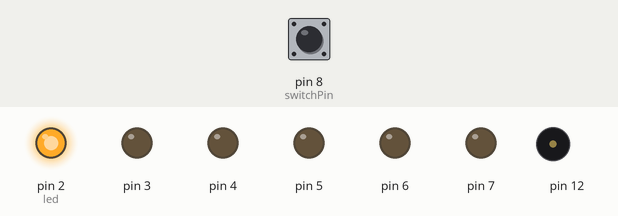
The sketch below on a simulated Arduino Uno, built with avr-gcc and run on an emulated ATmega328P. Parts: output pins drawn as LEDs (lit = HIGH), buzzer (waves = sounding). The test bench sets the inputs (shaded band); at power-on: pin 8 (switchPin) HIGH. Pins used as bus, display or sensor lines are not drawn.

Above: at 1.2 s.
1.3 s: pin 8 (switchPin) pulled LOW for 0.15 s
At 2.2 s:
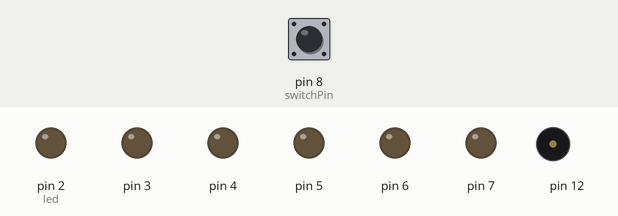
4.4 s: pin 8 (switchPin) pulled HIGH for 0.15 s
At 7.3 s:
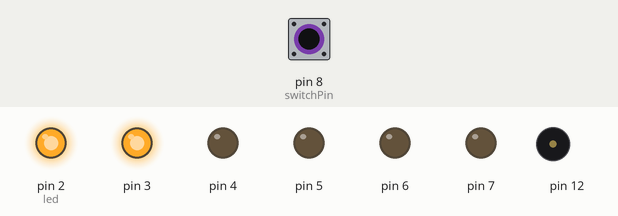
7.5 s: pin 8 (switchPin) pulled HIGH for 1 s
At 15.6 s:
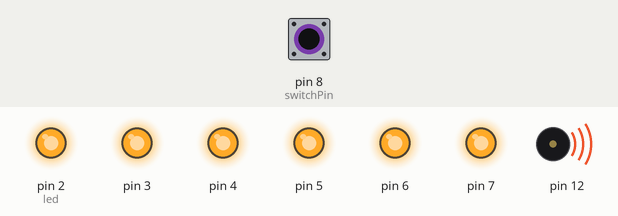
Timing chart, 0 to 17.1 s (numbered marks = the images above; inputs shaded):
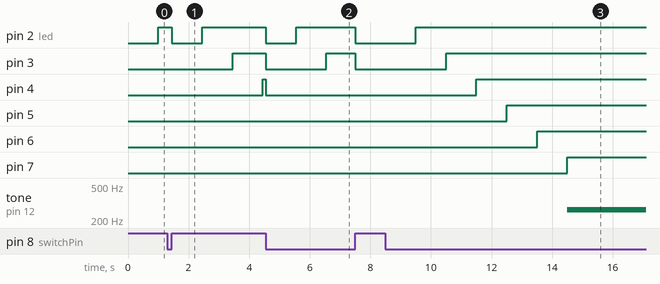

Measured:
- after the input at 1.3 s, pin 2 (led): HIGH → LOW after 0.15 s, → HIGH 1.0 s later; pin 3: LOW → HIGH after 2.2 s instead of 0.70 s; pin 4: stays LOW (without the input it goes to HIGH after 1.7 s); pin 5: stays LOW (without the input it goes to HIGH after 2.7 s)
- after the input at 4.4 s, pin 2 (led): HIGH → LOW after 0.15 s, → HIGH 1.0 s later; pin 3: HIGH → LOW after 0.15 s, → HIGH 2.0 s later; pin 5: stays LOW (without the input it goes to HIGH after 1.1 s); pin 6: stays LOW (without the input it goes to HIGH after 2.1 s); pin 7: stays LOW (without the input it goes to HIGH after 3.1 s)
- after the input at 7.5 s, pin 2 (led): HIGH → LOW at once, → HIGH 2.0 s later; pin 3: HIGH → LOW at once, → HIGH 3.0 s later; pin 4: LOW → HIGH after 4.0 s instead of 0.05 s; pin 5: LOW → HIGH after 5.0 s instead of 1.1 s; pin 6: LOW → HIGH after 6.0 s instead of 2.1 s

The sketch:

hourglass.ino
```cpp
const int switchPin = 8;
unsigned long previousTime = 0;
int switchState = 0;
int prevSwitchState = 0;
int led = 2;

long interval = 1000;

void setup()
{
for(int x = 2;x<8;x++)
{
pinMode(x,OUTPUT);
}

pinMode(switchPin,INPUT);

for(int x = 2;x<8;x++)
{
digitalWrite(x,LOW);
}

}

void loop()
{
unsigned long currentTime = millis();
if(currentTime - previousTime > interval){
previousTime = currentTime;
digitalWrite(led,HIGH);
led++;
if(led == 8)
{
tone(12,262);
}}

switchState = digitalRead(switchPin);
if(switchState!=prevSwitchState){
for(int x = 2;x<8;x++)
{
digitalWrite(x,LOW);
noTone(12);
}

led=2;
previousTime = currentTime;
}
prevSwitchState = switchState;
}
```
